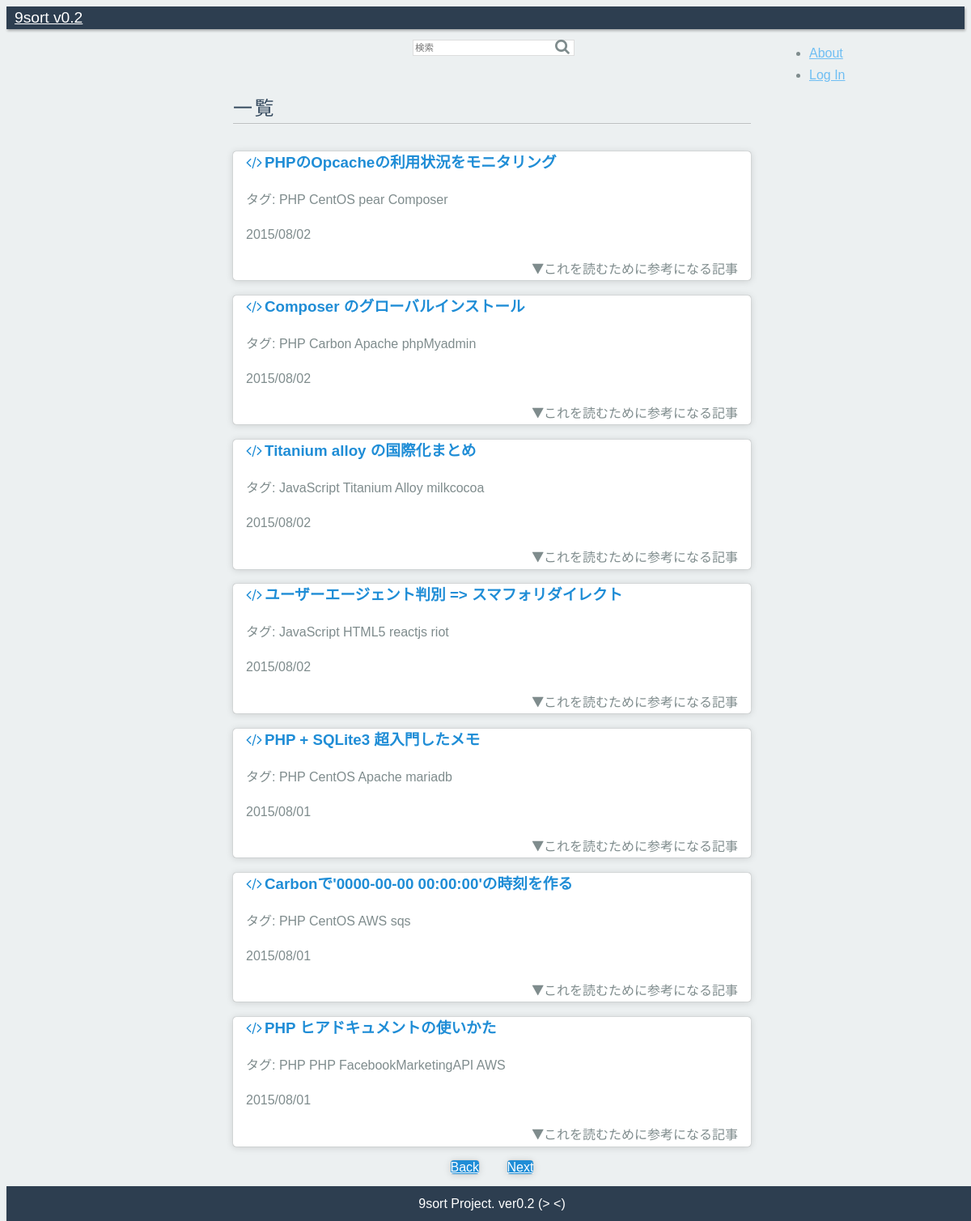
The page / on the database its author committed.
### tables this page shows
CREATE TABLE qiita_js(id integer primary key, title text, url text unique not null, date text, tag1 text, tag2 text, tag3 text, tag4 text, stocks integer, score integer);

### index.php (the view, shortened to what this page needs)
<?php
$SqLite3Path = "./crawl/9sort.sqlite3";
$offset = 0;
$page   = 1;
$key    = "";
$query  = "select * from qiita_js  union
select * from hatena_js union
select * from qiita_php union
select * from hatena_php
order by date desc limit 7 offset ";
$nineSortDB = new SQLite3($SqLite3Path);
$backLink = "<a class='pure-button' href='./index.php?p=".($page-1)."'>Back</a>";
$nextLink = "<a class='pure-button nextbtn' href='./index.php?p=".($page+1)."'>Next</a>";
$queryResults = $nineSortDB->query($query.$offset.";");
?>
<!doctype html>
<html lang="ja">
<head>
  <link rel="stylesheet" href="//yui.yahooapis.com/pure/0.6.0/pure-min.css">
  <link rel="stylesheet" href="//maxcdn.bootstrapcdn.com/font-awesome/4.3.0/css/font-awesome.min.css">
  <link rel="stylesheet" href="./css/common.css">
</head>
<body>
  <div class="header">
    <div class="home-menu pure-menu pure-menu-horizontal pure-menu-scrollable pure-menu-fixed">
      <a class="pure-menu-heading" href="./index.php">9sort v0.2</a>
      <form class="pure-menu-heading pure-form" method="get" action="index.php">
        <search class="search">
          <input type="text" class="pure-input-rounded" placeholder="検索" name="q" value="<?php echo $key; ?>">
          <button type="submit" class="search-btn fa fa-search"></button>
        </search>
      </form>
      <ul class="pure-menu-list">
        <li class="pure-menu-item"><a href="" class="pure-menu-link">About</a></li>
        <li class="pure-menu-item"><a href="" class="pure-menu-link">Log In</a></li>
      </ul>
    </div>
  </div>
  <div class="content-wrapper">
    <div class="content">
      <h2 class="content-head">一覧</h2>
      <div class="pure-g">
        <?php
        $article = $queryResults->fetchArray(SQLITE3_ASSOC);
        $i = 0;
        while($article):
          $article['title'] = htmlspecialchars($article['title'], ENT_QUOTES|ENT_HTML5);
          $tags = htmlspecialchars("タグ: {$article['tag1']} {$article['tag2']} {$article['tag3']} {$article['tag4']}");
          $tags = str_replace(' 0', '', $tags);
        ?>
          <div class="article">
            <label for="Panel<?php echo $i;?>">
              <div class="l-box pure-u-1 pure-u-md-1 pure-u-lg-1">
                <h3 class="content-subhead">
                  <?php echo "<a href='{$article['url']}' target='_blank'><i class='fa fa-code'></i>{$article['title']}</a>"; ?>
                </h3>
                <?php
                echo "<p>{$tags}</p>";
                echo "<p>{$article["date"]}</p>"
                ?>
                <div class="is-right">
                  <i class="fa fa-play fa-rotate-90"></i>これを読むために参考になる記事
                </div>
              </div>
            </label>
          </div>
        <?php
          $i++;
          $article = $queryResults->fetchArray(SQLITE3_ASSOC);
        endwhile;
        ?>
      </div>
      <div class="linkbtn is-center">
        <?php echo $backLink; ?>
        <?php echo $nextLink; ?>
      </div>
    </div>
    <div class="footer is-center">
      9sort Project. ver0.2 (> <)
    </div>
  </div>
</body>
</html>

### css/common.css (style rules this page uses)
* { box-sizing: border-box; -moz-box-sizing: border-box; -webkit-box-sizing: border-box; font-family: 'Noto Sans Japanese', sans-serif; }
body { color: #7f8c8d; font-size: 16px; line-height: 1.7em; background-color: #ecf0f1; }
h2 { color: #34495e; }
h3 { max-width: 620px; white-space: nowrap; overflow: hidden; text-overflow: ellipsis; }
.l-box { padding-left: 1em; padding-right: 1em; }
.is-center { text-align: center; }
.header .pure-form input[type] { color: #34495e; width: 200px; height: 20px; border: 1px solid #ddd; font-size: 60%; box-shadow: none; margin-bottom: 0em; }
.pure-menu-heading.pure-form { position: absolute; left: 50%; margin-left: -100px; top: auto; }
.search-btn { border-style: none; background-color: rgba(0,0,0,0); position: absolute; top: 11px; left: 180px; color: #7f8c8d }
.pure-button { background-color: #1f8dd6; margin: 15px; color: white; border-top-left-radius: 4px; border-top-right-radius: 4px; border-bottom-right-radius: 4px; border-bottom-left-radius: 4px; box-shadow: rgba(0, 0, 0, 0.498039) 0px 0px 1px 0px, rgba(0, 0, 0, 0.14902) 0px 1px 10px 0px; }
.home-menu { box-shadow: 1px 2px 3px rgba(0,0,0, 0.3); background: #2d3e50; }
.pure-menu-horizontal.pure-menu-scrollable { padding: 0px; }
.pure-menu.pure-menu-fixed { border-bottom: none; }
.home-menu .pure-menu-heading { color: white; padding: 7px 10px; font-size: 120%; font-weight: 400; }
.home-menu a { color: #6FBEF3; }
.pure-menu-list { position: absolute; left: 80%; }
.content-wrapper { width: 100%; position: absolute; background: white; margin-top: 40px; background-color: #ecf0f1; z-index: -2; }
.content { max-width: 660px; margin-left: auto; margin-right: auto; padding: 10px; }
.content-head { padding-bottom: 5px; margin-top: 1.4em; margin-bottom: 1.4em; font-weight: 300; text-transform: uppercase; letter-spacing: 0.1em; border-bottom: 1px solid rgba(0, 0, 0, 0.2); box-shadow: rgba(255, 255, 255, 0.3) 0 1px 0; }
.content-subhead { color: #1f8dd6; }
.content-subhead a { color: #1f8dd6; text-decoration: none; }
.content-subhead i { margin-right: 3px; }
.article { background-color: #fff; width: 640px; height: auto; margin-bottom: 12px; border-top-left-radius: 4px; border-top-right-radius: 4px; border-bottom-right-radius: 4px; border-bottom-left-radius: 4px; box-shadow: rgba(0, 0, 0, 0.498039) 0px 0px 1px 0px, rgba(0, 0, 0, 0.14902) 0px 1px 10px 0px; }
.article a { color: #1f8dd6; text-decoration: none; }
.is-right { text-align: right; }
label { display: block; }
.footer { color: white; padding: 0.5em; text-align: center; box-shadow: 1px 2px 3px rgba(0,0,0, 0.3); background: #2d3e50; }

### rows shown on the page
qiita_js: title "PHPのOpcacheの利用状況をモニタリング", tags "タグ: PHP CentOS pear Composer", date "2015/08/02"
qiita_js: title "Composer のグローバルインストール", tags "タグ: PHP Carbon Apache phpMyadmin", date "2015/08/02"
qiita_js: title "Titanium alloy の国際化まとめ", tags "タグ: JavaScript Titanium Alloy milkcocoa", date "2015/08/02"
qiita_js: title "ユーザーエージェント判別 => スマフォリダイレクト", tags "タグ: JavaScript HTML5 reactjs riot", date "2015/08/02"
qiita_js: title "PHP + SQLite3 超入門したメモ", tags "タグ: PHP CentOS Apache mariadb", date "2015/08/01"
qiita_js: title "Carbonで'0000-00-00 00:00:00'の時刻を作る", tags "タグ: PHP CentOS AWS sqs", date "2015/08/01"
qiita_js: title "PHP ヒアドキュメントの使いかた", tags "タグ: PHP PHP FacebookMarketingAPI AWS", date "2015/08/01"
